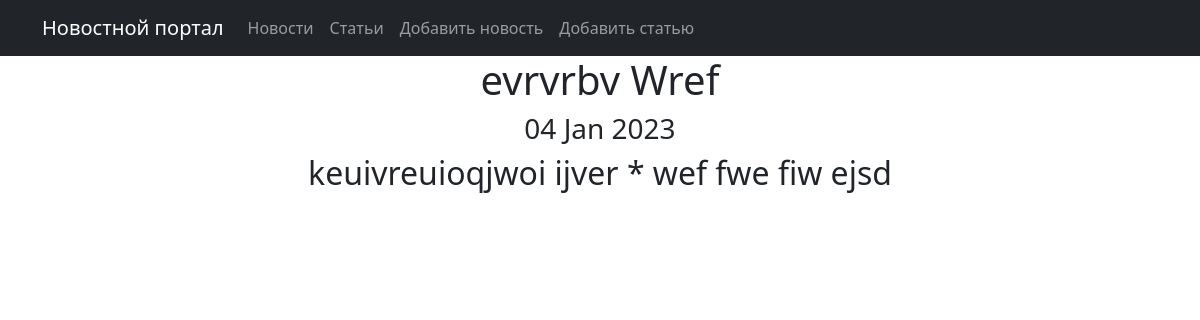
Page /article/1 on the earlier database version.
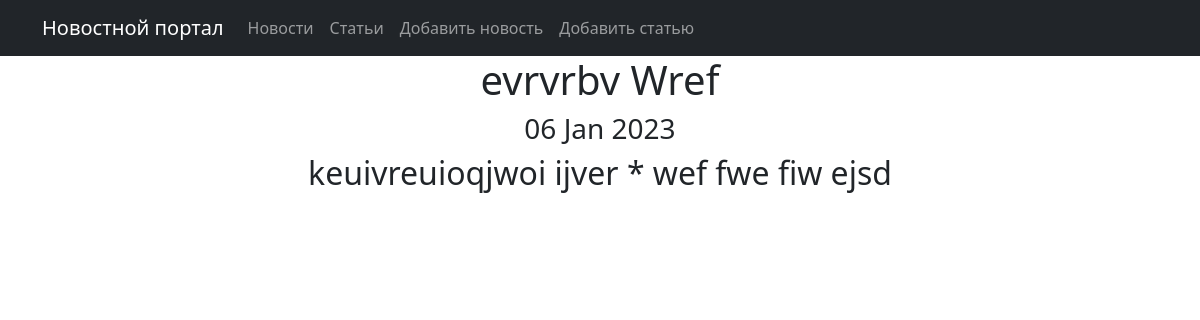
Same page on the later database version.
### qwe/models.py (models this page shows, shortened)
class Post(models.Model):
    ARTICLE = 'AR'
    NEWS = 'NE'
    CATEGORY = (
        (ARTICLE, 'Статья'),
        (NEWS, 'Новость'),
    )
    postAuthor = models.ForeignKey(Author, on_delete=models.CASCADE)
    postType = models.CharField(max_length=2, choices=CATEGORY, default=ARTICLE)
    date = models.DateTimeField(auto_now_add=True)
    category = models.ManyToManyField(Category, through='PostCategory')
    title = models.CharField(max_length=256)
    text = models.TextField()
    rating = models.IntegerField(default=0)

### qwe/views.py (the view)
# urls.py: path('article/<pk>', ArticleDetail.as_view(), name='post_detail'),
class ArticleDetail(PostDetail):
    queryset = Post.objects.filter(postType='AR')

### qwe/templatetags/custom_filters.py (called while the page is built)
@register.filter()
def censor(value):
    try:
        if type(value) is not str:
            raise StrError()
    except StrError as e:
        pprint(e)
        return
    else:
        postfix = ''
        for i in value.split():
            if i.lower() in qwe:
                i = qwe[i.lower()]
            postfix += f'{i} '
        return f'{postfix}'

### templates/new.html (shortened to what this page needs)
{% extends 'flatpages/default.html' %}
{% load custom_filters %}
{% block content %}
<h1>{{ new.title|censor }}</h1>
<h3>{{ new.date|date:'d M Y' }}</h3>
<h2>{{ new.text|censor }}</h2>
{% endblock content %}

Differences in the rows shown:
changed Post "evrvrbv Wref": date "04 Jan 2023" → "06 Jan 2023"
